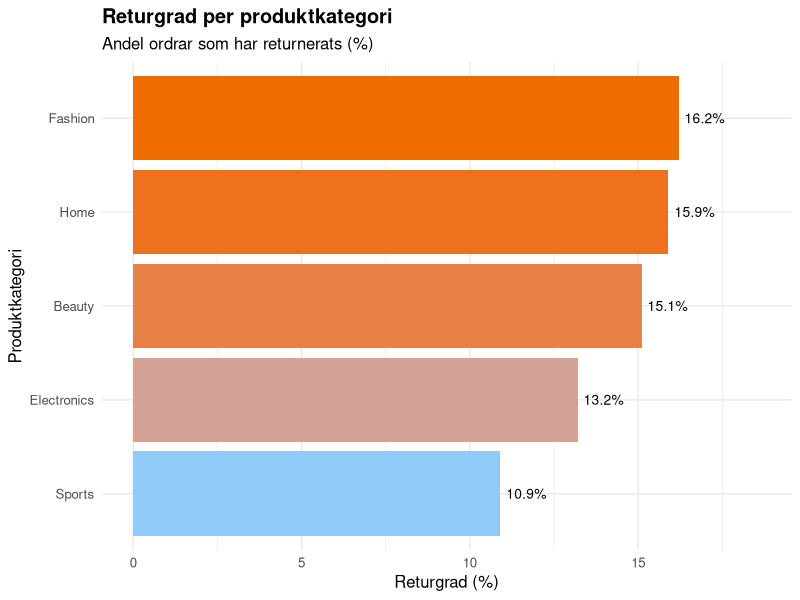
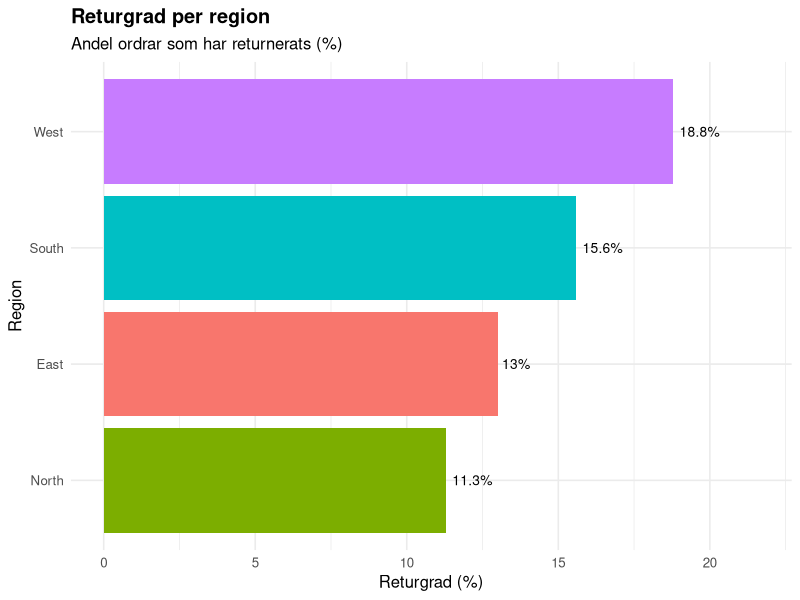
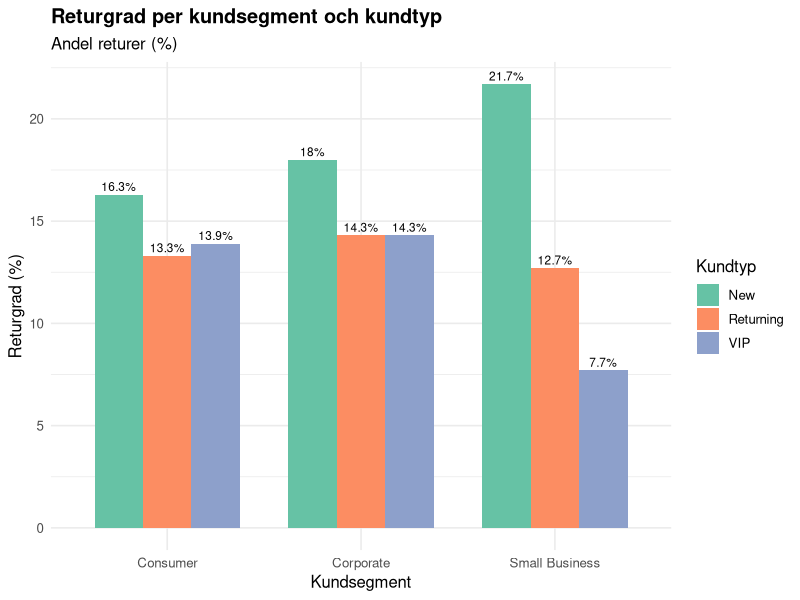
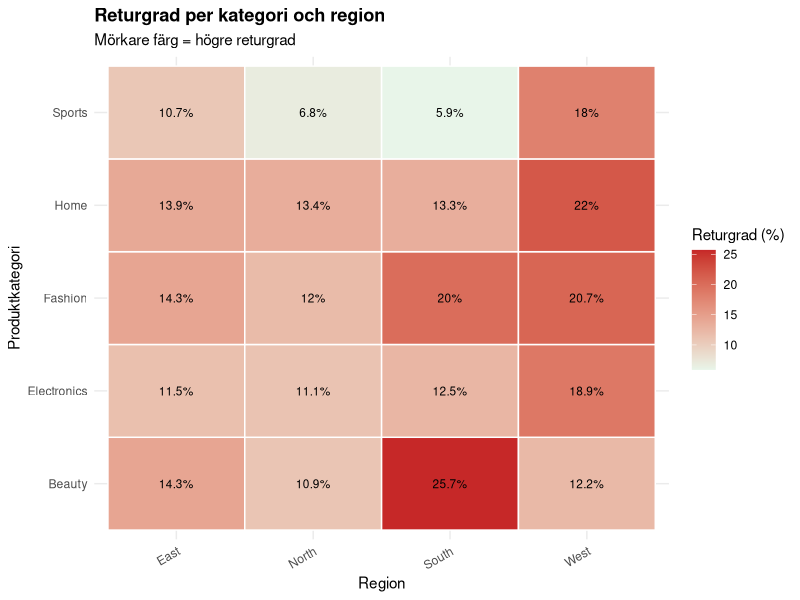
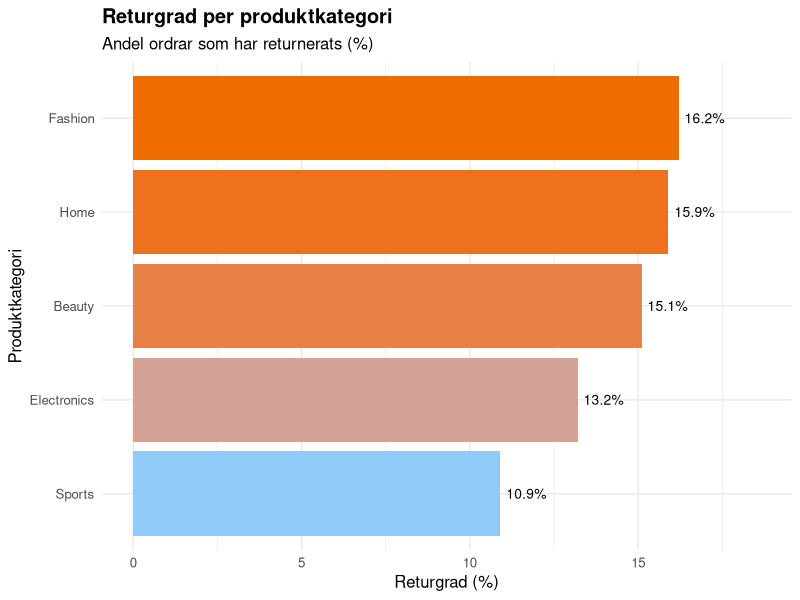
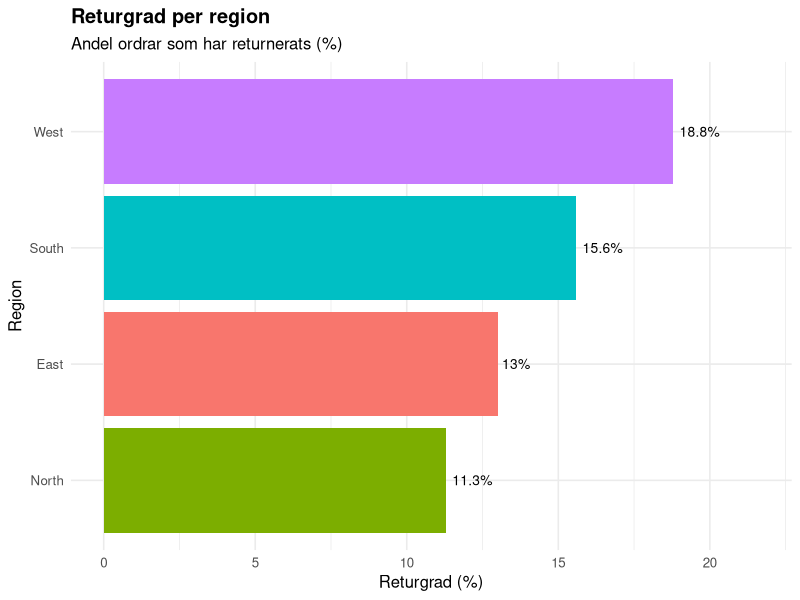
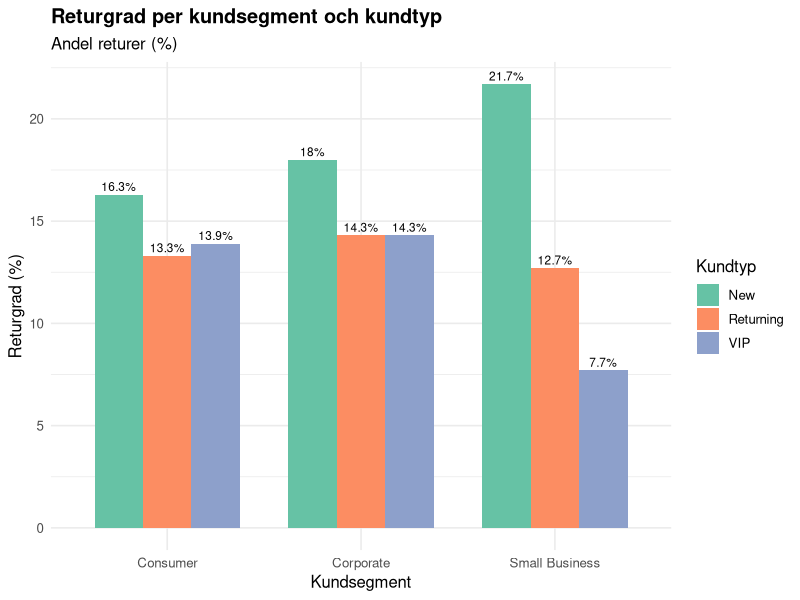
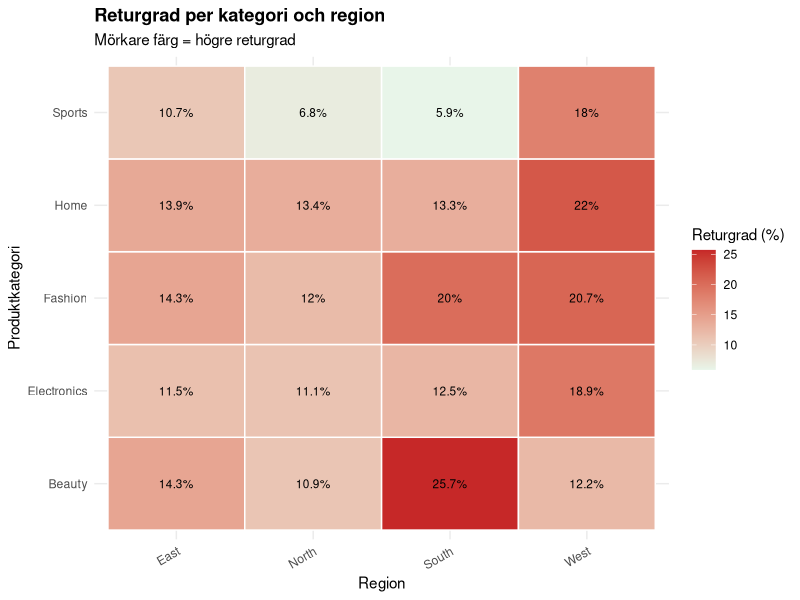

These charts were generated, in order, by the following R code:
# ==========================================
# 04_analys_returgrad_mellan_grupper.R
# Analys av returgrad mellan olika grupper
# Fråga: Hur skiljer sig returgrad mellan
# kategorier, regioner och kundgrupper?
# ==========================================

# Paket
library(readr)
library(dplyr)
library(ggplot2)
library(stringr)

# Läs in den städade datan
data_analys <- read_csv("data/bearbetad/ecommerce_orders_stadad.csv", show_col_types = FALSE)

# Skapa mapp för figurer om den inte finns
dir.create("resultat/figurer", recursive = TRUE, showWarnings = FALSE)

cat("----- Analys: returgrad mellan grupper -----\n")
cat("Antal rader i datat:", nrow(data_analys), "\n\n")

# ==================================================
# 1. Returgrad per produktkategori
# ==================================================
cat("--- 1. Returgrad per produktkategori ---\n")

returgrad_kategori <- data_analys %>%
  group_by(product_category) %>%
  summarise(
    antal_ordrar = n(),
    antal_returer = sum(retur_binart, na.rm = TRUE),
    returgrad_pct = round(mean(retur_binart, na.rm = TRUE) * 100, 1),
    .groups = "drop"
  ) %>%
  arrange(desc(returgrad_pct))

print(returgrad_kategori)

fig1 <- ggplot(returgrad_kategori,
               aes(x = reorder(product_category, returgrad_pct),
                   y = returgrad_pct,
                   fill = returgrad_pct)) +
  geom_col(show.legend = FALSE) +
  geom_text(aes(label = paste0(returgrad_pct, "%")),
            hjust = -0.15, size = 3.5) +
  coord_flip() +
  scale_fill_gradient(low = "#90caf9", high = "#ef6c00") +
  scale_y_continuous(limits = c(0, max(returgrad_kategori$returgrad_pct) * 1.15)) +
  labs(
    title = "Returgrad per produktkategori",
    subtitle = "Andel ordrar som har returnerats (%)",
    x = "Produktkategori",
    y = "Returgrad (%)"
  ) +
  theme_minimal(base_size = 12) +
  theme(
    plot.title = element_text(face = "bold")
  )

print(fig1)

ggsave("resultat/figurer/fig1_returgrad_kategori.png",
       plot = fig1, width = 8, height = 5, dpi = 150)

cat("Figur 1 sparad i resultat/figurer.\n\n")

cat("TOLKNING figur 1:\n")
cat("Kategorin med högst returgrad är:",
    returgrad_kategori$product_category[1],
    "(", returgrad_kategori$returgrad_pct[1], "%).\n")

cat("Kategorin med lägst returgrad är:",
    tail(returgrad_kategori$product_category, 1),
    "(", tail(returgrad_kategori$returgrad_pct, 1), "%).\n\n")


# ==================================================
# 2. Returgrad per region
# ==================================================
cat("--- 2. Returgrad per region ---\n")

returgrad_region <- data_analys %>%
  group_by(region) %>%
  summarise(
    antal_ordrar = n(),
    antal_returer = sum(retur_binart, na.rm = TRUE),
    returgrad_pct = round(mean(retur_binart, na.rm = TRUE) * 100, 1),
    .groups = "drop"
  ) %>%
  arrange(desc(returgrad_pct))

print(returgrad_region)

fig2 <- ggplot(returgrad_region,
               aes(x = reorder(region, returgrad_pct),
                   y = returgrad_pct,
                   fill = region)) +
  geom_col(show.legend = FALSE) +
  geom_text(aes(label = paste0(returgrad_pct, "%")),
            hjust = -0.15, size = 3.5) +
  coord_flip() +
  scale_y_continuous(limits = c(0, max(returgrad_region$returgrad_pct) * 1.15)) +
  labs(
    title = "Returgrad per region",
    subtitle = "Andel ordrar som har returnerats (%)",
    x = "Region",
    y = "Returgrad (%)"
  ) +
  theme_minimal(base_size = 12) +
  theme(
    plot.title = element_text(face = "bold")
  )

print(fig2)

ggsave("resultat/figurer/fig2_returgrad_region.png",
       plot = fig2, width = 7, height = 4, dpi = 150)

cat("Figur 2 sparad i resultat/figurer.\n\n")

cat("TOLKNING figur 2:\n")
cat("Regionen med högst returgrad är:",
    returgrad_region$region[1],
    "(", returgrad_region$returgrad_pct[1], "%).\n")

cat("Regionen med lägst returgrad är:",
    tail(returgrad_region$region, 1),
    "(", tail(returgrad_region$returgrad_pct, 1), "%).\n\n")


# ==================================================
# 3. Returgrad per kundsegment och kundtyp
# ==================================================
cat("--- 3. Returgrad per kundsegment ---\n")

returgrad_segment <- data_analys %>%
  group_by(customer_segment) %>%
  summarise(
    antal_ordrar = n(),
    antal_returer = sum(retur_binart, na.rm = TRUE),
    returgrad_pct = round(mean(retur_binart, na.rm = TRUE) * 100, 1),
    .groups = "drop"
  ) %>%
  arrange(desc(returgrad_pct))

print(returgrad_segment)

cat("\n--- Returgrad per kundtyp ---\n")

returgrad_kundtyp <- data_analys %>%
  group_by(customer_type) %>%
  summarise(
    antal_ordrar = n(),
    antal_returer = sum(retur_binart, na.rm = TRUE),
    returgrad_pct = round(mean(retur_binart, na.rm = TRUE) * 100, 1),
    .groups = "drop"
  ) %>%
  arrange(desc(returgrad_pct))

print(returgrad_kundtyp)

# Kombinerad figur: kundsegment x kundtyp
returgrad_komb <- data_analys %>%
  group_by(customer_segment, customer_type) %>%
  summarise(
    returgrad_pct = round(mean(retur_binart, na.rm = TRUE) * 100, 1),
    .groups = "drop"
  )

fig3 <- ggplot(returgrad_komb,
               aes(x = customer_segment,
                   y = returgrad_pct,
                   fill = customer_type)) +
  geom_col(position = position_dodge(width = 0.75), width = 0.75) +
  geom_text(aes(label = paste0(returgrad_pct, "%")),
            position = position_dodge(width = 0.75),
            vjust = -0.4, size = 3) +
  scale_fill_brewer(palette = "Set2") +
  labs(
    title = "Returgrad per kundsegment och kundtyp",
    subtitle = "Andel returer (%)",
    x = "Kundsegment",
    y = "Returgrad (%)",
    fill = "Kundtyp"
  ) +
  theme_minimal(base_size = 12) +
  theme(
    plot.title = element_text(face = "bold")
  )

print(fig3)

ggsave("resultat/figurer/fig3_returgrad_segment_kundtyp.png",
       plot = fig3, width = 9, height = 5, dpi = 150)

cat("Figur 3 sparad i resultat/figurer.\n\n")

cat("TOLKNING figur 3:\n")
cat("Figuren visar om vissa kundtyper, till exempel VIP eller nya kunder,\n")
cat("har högre returgrad inom olika kundsegment.\n\n")


# ==================================================
# 4. Heatmap: returgrad per kategori och region
# ==================================================
cat("--- 4. Returgrad per kategori och region ---\n")

returgrad_heat <- data_analys %>%
  group_by(product_category, region) %>%
  summarise(
    returgrad_pct = round(mean(retur_binart, na.rm = TRUE) * 100, 1),
    .groups = "drop"
  )

print(returgrad_heat)

fig4 <- ggplot(returgrad_heat,
               aes(x = region,
                   y = product_category,
                   fill = returgrad_pct)) +
  geom_tile(color = "white", linewidth = 0.5) +
  geom_text(aes(label = paste0(returgrad_pct, "%")), size = 3) +
  scale_fill_gradient(low = "#e8f5e9", high = "#c62828",
                      name = "Returgrad (%)") +
  labs(
    title = "Returgrad per kategori och region",
    subtitle = "Mörkare färg = högre returgrad",
    x = "Region",
    y = "Produktkategori"
  ) +
  theme_minimal(base_size = 11) +
  theme(
    plot.title = element_text(face = "bold"),
    axis.text.x = element_text(angle = 30, hjust = 1)
  )

print(fig4)

ggsave("resultat/figurer/fig4_heatmap_kategori_region.png",
       plot = fig4, width = 10, height = 6, dpi = 150)

cat("Figur 4 sparad i resultat/figurer.\n\n")

cat("TOLKNING figur 4:\n")
cat("Heatmapen visar vilka kombinationer av produktkategori och region\n")
cat("som har särskilt hög eller låg returgrad.\n\n")


# ==================================================
# 5. Sammanfattning
# ==================================================
cat("--- Sammanfattning ---\n")

overgripande_returgrad <- round(mean(data_analys$retur_binart, na.rm = TRUE) * 100, 1)
cat("Övergripande returgrad:", overgripande_returgrad, "%\n\n")

cat("Top 3 kategorier med högst returgrad:\n")
print(head(returgrad_kategori[, c("product_category", "returgrad_pct")], 3))

cat("\nTop 3 kategorier med lägst returgrad:\n")
print(tail(returgrad_kategori[, c("product_category", "returgrad_pct")], 3))

cat("\nRegion med högst returgrad:\n")
print(returgrad_region[1, c("region", "returgrad_pct")])

cat("\nKundsegment med högst returgrad:\n")
print(returgrad_segment[1, c("customer_segment", "returgrad_pct")])
